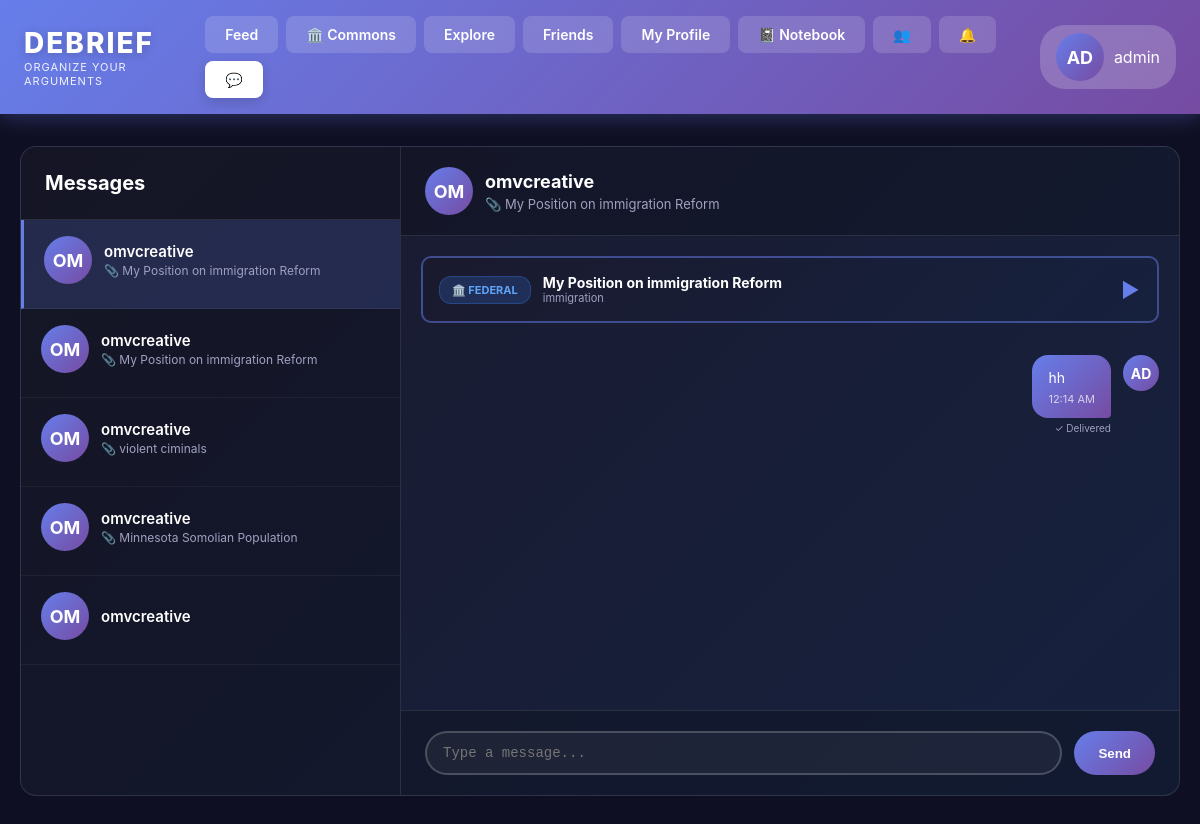
Page /conversations/5/ (signed in) on the committed database.
### cards/models.py (models this page shows, shortened)
class Conversation(models.Model):
    participant1 = models.ForeignKey(User, on_delete=models.CASCADE, related_name='conversations_as_p1')
    participant2 = models.ForeignKey(User, on_delete=models.CASCADE, related_name='conversations_as_p2')
    card = models.ForeignKey(Card, on_delete=models.SET_NULL, null=True, blank=True, related_name='conversations')
    created_at = models.DateTimeField(auto_now_add=True)
    updated_at = models.DateTimeField(auto_now=True)
    class Meta:
        ordering = ['-updated_at']
        unique_together = [['participant1', 'participant2', 'card']]

class Card(models.Model):
    SCOPE_CHOICES = [
        ('federal', 'Federal'),
        ('state', 'State'),
    ]
    TOPIC_CHOICES = [
                ('general', 'General Research'),
        ('immigration_policy', 'Immigration Policy'),
        ('healthcare_reform', 'Healthcare Reform'),
        ('gun_control', 'Gun Control'),
        ('abortion_rights', 'Abortion Rights'),
        ('climate_change_policy', 'Climate Change Policy'),
        ('tax_policy', 'Tax Policy'),
        ('social_security', 'Social Security'),
        ('medicare_medicaid', 'Medicare/Medicaid'),
        ('foreign_policy', 'Foreign Policy'),
        ('military_spending', 'Military Spending'),
        ('education_funding', 'Education Funding'),
        ('infrastructure', 'Infrastructure'),
        ('criminal_justice_reform', 'Criminal Justice Reform'),
        ('drug_policy', 'Drug Policy'),
        ('labor_laws', 'Labor Laws'),
        ('minimum_wage', 'Minimum Wage'),
        ('trade_policy', 'Trade Policy'),
        ('national_security', 'National Security'),
        ('voting_rights', 'Voting Rights'),
        ('campaign_finance', 'Campaign Finance'),
        ('state_income_tax', 'State Income Tax'),
        ('property_tax', 'Property Tax'),
        ('state_education_funding', 'State Education Funding'),
        ('marijuana_legalization', 'Marijuana Legalization'),
        ('death_penalty', 'Death Penalty'),
        ('state_healthcare', 'State Healthcare'),
        ('gun_regulations', 'Gun Regulations'),
        ('abortion_access', 'Abortion Access'),
        ('voting_laws', 'Voting Laws'),
        ('police_reform', 'Police Reform'),
        ('prison_reform', 'Prison Reform'),
        ('environmental_regulations', 'Environmental Regulations'),
        ('state_minimum_wage', 'State Minimum Wage'),
        ('workers_rights', 'Workers Rights'),
        ('housing_policy', 'Housing Policy'),
        ('transportation', 'Transportation'),
        ('public_safety', 'Public Safety'),
        ('zoning_laws', 'Zoning Laws'),
        ('state_budgets', 'State Budgets'),
        ('redistricting', 'Redistricting'),
    ]
    VISIBILITY_CHOICES = [
        ('public', 'Public'),
        ('friends', 'Friends Only'),
        ('private', 'Private'),
    ]
    user = models.ForeignKey(User, on_delete=models.CASCADE, related_name='cards')
    scope = models.CharField(max_length=20, choices=SCOPE_CHOICES, default='federal')
    topic = models.CharField(max_length=100, choices=TOPIC_CHOICES)
    subcategory = models.CharField(max_length=200, blank=True)
    title = models.CharField(max_length=300)
    stance = models.CharField(max_length=100)
    hypothesis = models.TextField()
    conclusion = models.TextField()
    visibility = models.CharField(max_length=20, choices=VISIBILITY_CHOICES, default='public')
    created_at = models.DateTimeField(auto_now_add=True)
    updated_at = models.DateTimeField(auto_now=True)
    class Meta:
        ordering = ['-created_at']

class DirectMessage(models.Model):
    conversation = models.ForeignKey(Conversation, on_delete=models.CASCADE, related_name='messages')
    sender = models.ForeignKey(User, on_delete=models.CASCADE, related_name='sent_messages')
    recipient = models.ForeignKey(User, on_delete=models.CASCADE, related_name='received_messages')
    message = models.TextField(max_length=2000)
    is_read = models.BooleanField(default=False)
    read_at = models.DateTimeField(null=True, blank=True)
    created_at = models.DateTimeField(auto_now_add=True)
    class Meta:
        ordering = ['created_at']

### cards/messaging_views.py (the view, shortened to what this page needs)
# urls.py: path('conversations/<int:conversation_id>/', messaging_views.conversation_detail, name='conversation_detail'),
@login_required
def conversation_detail(request, conversation_id):
    conversation = get_object_or_404(Conversation, id=conversation_id)
    if request.user not in [conversation.participant1, conversation.participant2]:
        messages.error(request, "You don't have access to this conversation.")
        return redirect('conversations_list')
    conversation_messages = conversation.messages.select_related('sender', 'recipient').order_by('created_at')
    from django.utils import timezone
    unread_messages = conversation_messages.filter(recipient=request.user, is_read=False)
    for msg in unread_messages:
        msg.is_read = True
        msg.read_at = timezone.now()
        msg.save(update_fields=['is_read', 'read_at'])
    all_conversations = Conversation.objects.filter(
        Q(participant1=request.user) | Q(participant2=request.user)
    ).select_related('participant1', 'participant2', 'card').annotate(
        unread_count=Count(
            Case(
                When(
                    messages__recipient=request.user,
                    messages__is_read=False,
                    then=1
                ),
                output_field=IntegerField()
            )
        )
    ).order_by('-updated_at')
    other_user = conversation.participant2 if request.user == conversation.participant1 else conversation.participant1
    context = {
        'conversation': conversation,
        'messages': conversation_messages,
        'other_user': other_user,
        'all_conversations': all_conversations,
    }
    return render(request, 'cards/conversation_detail.html', context)

### cards/templatetags/conversation_tags.py (called while the page is built)
@register.simple_tag
def get_other_user(conversation, current_user):
    if conversation.participant1 == current_user:
        return conversation.participant2
    return conversation.participant1

### cards/templates/cards/conversation_detail.html (shortened to what this page needs)
{% extends 'cards/base.html' %}
{% load conversation_tags %}
{% block nav_messages %}active{% endblock %}
{% block content %}
<div class="container">
    <div class="conversations-container">
        <div class="conversations-sidebar">
            <div class="sidebar-header">
                <h2 class="sidebar-title">Messages</h2>
            </div>
            <div class="conversations-list">
                {% for conv in all_conversations %}
                {% get_other_user conv user as other %}
                <a href="{% url 'conversation_detail' conv.id %}" class="conversation-item {% if conv.id == conversation.id %}active{% elif conv.unread_count > 0 %}unread{% endif %}">
                    <div class="conversation-header">
                        <div class="user-avatar">{{ other.username|slice:":2"|upper }}</div>
                        <div class="conversation-info">
                            <div class="conversation-user">{{ other.username }}</div>
                            {% if conv.card %}
                            <div class="conversation-card">📎 {{ conv.card.title|truncatewords:5 }}</div>
                            {% endif %}
                        </div>
                    </div>
                </a>
                {% endfor %}
            </div>
        </div>
        <div class="conversation-main">
            <div class="chat-header">
                <div class="chat-user-info">
                    <div class="user-avatar">{{ other_user.username|slice:":2"|upper }}</div>
                    <div>
                        <div class="chat-user-name">{{ other_user.username }}</div>
                        {% if conversation.card %}
                        <div class="chat-card-title">📎 {{ conversation.card.title }}</div>
                        {% endif %}
                    </div>
                </div>
            </div>
            <div class="messages-area" id="messagesArea">
                {% if conversation.card %}
                <div class="shared-card-display" id="sharedCard">
                    <div class="card-header-compact" onclick="toggleCard()">
                        <div class="card-quick-info">
                            <span class="card-badge scope-{{ conversation.card.scope }}" style="margin: 0;">
                                {% if conversation.card.scope == 'federal' %}🏛️ Federal{% else %}📍 State{% endif %}
                            </span>
                            <div style="flex: 1; min-width: 0;">
                                <div style="font-size: 14px; font-weight: 700; color: white; white-space: nowrap; overflow: hidden; text-overflow: ellipsis;">{{ conversation.card.title }}</div>
                                <div style="font-size: 11px; color: #a0a0c0;">{{ conversation.card.get_topic_display }}</div>
                            </div>
                        </div>
                        <span class="card-expand-icon collapsed" id="cardExpandIcon">▼</span>
                    </div>
                </div>
                {% endif %}
                {% for message in messages %}
                <div class="message {% if message.sender == request.user %}sent{% else %}received{% endif %}">
                    <div class="message-avatar">{{ message.sender.username|slice:":2"|upper }}</div>
                    <div>
                        <div class="message-bubble">
                            <div class="message-text">{{ message.message }}</div>
                            <div class="message-time">{{ message.created_at|date:"g:i A" }}</div>
                        </div>
                        {% if message.sender == request.user %}
                        <div class="message-status {% if message.is_read %}seen{% else %}delivered{% endif %}">
                            {% if message.is_read %}
                                ✓✓ Seen{% if message.read_at %} {{ message.read_at|timesince }} ago{% endif %}
                            {% else %}
                                ✓ Delivered
                            {% endif %}
                        </div>
                        {% endif %}
                    </div>
                </div>
                {% endfor %}
            </div>
            <div class="message-input-area">
                <form method="POST" class="message-form" id="messageForm">
                    <textarea
                        name="message"
                        class="message-input"
                        placeholder="Type a message..."
                        rows="1"
                        required
                        id="messageInput"
                    ></textarea>
                    <button type="submit" class="send-button" id="sendButton">Send</button>
                </form>
            </div>
        </div>
    </div>
</div>
{% endblock %}

### cards/templates/cards/base.html (shortened to what this page needs)
<!DOCTYPE html>
<html lang="en">
<head>
</head>
<body>
    <nav class="navbar">
        <div class="logo-container">
            <div>
                <a href="/" class="logo">DEBRIEF</a>
                <div class="logo-tagline">Organize Your Arguments</div>
            </div>
        </div>
        <div class="nav-tabs">
            <a href="/" class="nav-tab {% block nav_feed %}{% endblock %}">Feed</a>
            <a href="{% url 'commons' %}" class="nav-tab">🏛️ Commons</a>
            <a href="{% url 'explore' %}" class="nav-tab {% block nav_explore %}{% endblock %}">Explore</a>
            {% if user.is_authenticated %}
            <a href="{% url 'friends_feed' %}" class="nav-tab {% block nav_friends %}{% endblock %}">Friends</a>
            <a href="{% url 'user_dashboard' %}" class="nav-tab {% block nav_dashboard %}{% endblock %}">My Profile</a>
            <a href="{% url 'notebook' %}" class="nav-tab">📓 Notebook</a>
            <a href="{% url 'friend_requests' %}" class="nav-tab" style="position: relative;">
                👥
            </a>
            <a href="{% url 'notifications' %}" class="nav-tab {% block nav_notifications %}{% endblock %}" style="position: relative;">
                🔔
            </a>
            <a href="{% url 'conversations_list' %}" class="nav-tab {% block nav_messages %}{% endblock %}" style="position: relative;">
                💬
            </a>
            {% endif %}
        </div>
        {% if user.is_authenticated %}
        <div class="user-badge">
            <div class="user-avatar">{{ user.username|slice:":2"|upper }}</div>
            <span>{{ user.username }}</span>
        </div>
        {% else %}
        <div style="display: flex; gap: 8px;">
            <a href="{% url 'account_login' %}" class="nav-tab">Login</a>
            <a href="{% url 'account_signup' %}" class="nav-tab">Sign Up</a>
        </div>
        {% endif %}
    </nav>
    {% block content %}{% endblock %}
</body>
</html>

### rows in the picture
Conversation: card "My Position on immigration Reform", card.topic "immigration"
Conversation: card "My Position on immigration Reform"
Conversation: card "violent ciminals"
Conversation: card "Minnesota Somolian Population"
DirectMessage: sender.username "AD", message "hh", created_at "12:14 AM", is_read "✓ Delivered"

### other values in the picture
{{ user.username|slice:":2"|upper }} "AD"
{{ user.username }} "admin"
{{ other.username|slice:":2"|upper }} "OM"
{{ other.username }} "omvcreative"
{{ other_user.username|slice:":2"|upper }} "OM"
{{ other_user.username }} "omvcreative"
